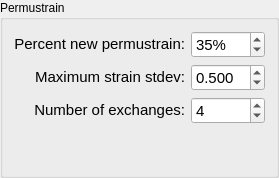
    <widget class="QGroupBox" name="groupBox_7">
     <property name="title">
      <string>Permustrain</string>
     </property>
     <layout class="QGridLayout" name="gridLayout">
      <item row="0" column="0">
       <widget class="QLabel" name="label_31">
        <property name="sizePolicy">
         <sizepolicy hsizetype="Preferred" vsizetype="Fixed">
          <horstretch>0</horstretch>
          <verstretch>0</verstretch>
         </sizepolicy>
        </property>
        <property name="font">
         <font>
          <pointsize>11</pointsize>
         </font>
        </property>
        <property name="toolTip">
         <string>Percentage of offspring structures that will be generated from the permutation operator.

The permutation operator will swap two atoms of different type within a single parent. Set to zero if there is only one atom type in the cell!

Default: 5%</string>
        </property>
        <property name="text">
         <string>Percent new permustrain:</string>
        </property>
        <property name="alignment">
         <set>Qt::AlignRight|Qt::AlignTrailing|Qt::AlignVCenter</set>
        </property>
        <property name="buddy">
         <cstring>spin_p_perm</cstring>
        </property>
       </widget>
      </item>
      <item row="0" column="1">
       <widget class="QSpinBox" name="spin_p_perm">
        <property name="sizePolicy">
         <sizepolicy hsizetype="Minimum" vsizetype="Fixed">
          <horstretch>0</horstretch>
          <verstretch>0</verstretch>
         </sizepolicy>
        </property>
        <property name="minimumSize">
         <size>
          <width>0</width>
          <height>21</height>
         </size>
        </property>
        <property name="font">
         <font>
          <pointsize>11</pointsize>
         </font>
        </property>
        <property name="toolTip">
         <string>Percentage of offspring structures that will be generated from the permustrain operator.

Set to zero if there is only one atom type in the cell!

Default: 35%</string>
        </property>
        <property name="suffix">
         <string>%</string>
        </property>
        <property name="maximum">
         <number>100</number>
        </property>
        <property name="value">
         <number>35</number>
        </property>
       </widget>
      </item>
      <item row="1" column="0">
       <widget class="QLabel" name="label_5">
        <property name="sizePolicy">
         <sizepolicy hsizetype="Preferred" vsizetype="Fixed">
          <horstretch>0</horstretch>
          <verstretch>0</verstretch>
         </sizepolicy>
        </property>
        <property name="font">
         <font>
          <pointsize>11</pointsize>
         </font>
        </property>
        <property name="text">
         <string>Maximum strain stdev:</string>
        </property>
        <property name="alignment">
         <set>Qt::AlignRight|Qt::AlignTrailing|Qt::AlignVCenter</set>
        </property>
        <property name="buddy">
         <cstring>spin_perm_strainStdev_max</cstring>
        </property>
       </widget>
      </item>
      <item row="1" column="1">
       <widget class="QDoubleSpinBox" name="spin_perm_strainStdev_max">
        <property name="sizePolicy">
         <sizepolicy hsizetype="Minimum" vsizetype="Fixed">
          <horstretch>0</horstretch>
          <verstretch>0</verstretch>
         </sizepolicy>
        </property>
        <property name="minimumSize">
         <size>
          <width>0</width>
          <height>21</height>
         </size>
        </property>
        <property name="font">
         <font>
          <pointsize>11</pointsize>
         </font>
        </property>
        <property name="toolTip">
         <string>Maximum standard deviation for the random elements in the strain matrix.

See publication for details.

Default: 0.5</string>
        </property>
        <property name="decimals">
         <number>3</number>
        </property>
        <property name="value">
         <double>0.500000000000000</double>
        </property>
       </widget>
      </item>
      <item row="2" column="0">
       <widget class="QLabel" name="label_30">
        <property name="sizePolicy">
         <sizepolicy hsizetype="Preferred" vsizetype="Fixed">
          <horstretch>0</horstretch>
          <verstretch>0</verstretch>
         </sizepolicy>
        </property>
        <property name="font">
         <font>
          <pointsize>11</pointsize>
         </font>
        </property>
        <property name="toolTip">
         <string>Number of separate swaps in the permutation operator.

Default: 3</string>
        </property>
        <property name="text">
         <string>Number of exchanges:</string>
        </property>
        <property name="alignment">
         <set>Qt::AlignRight|Qt::AlignTrailing|Qt::AlignVCenter</set>
        </property>
        <property name="buddy">
         <cstring>spin_perm_ex</cstring>
        </property>
       </widget>
      </item>
      <item row="2" column="1">
       <widget class="QSpinBox" name="spin_perm_ex">
        <property name="sizePolicy">
         <sizepolicy hsizetype="Minimum" vsizetype="Fixed">
          <horstretch>0</horstretch>
          <verstretch>0</verstretch>
         </sizepolicy>
        </property>
        <property name="minimumSize">
         <size>
          <width>0</width>
          <height>21</height>
         </size>
        </property>
        <property name="font">
         <font>
          <pointsize>11</pointsize>
         </font>
        </property>
        <property name="toolTip">
         <string>Number of separate swaps in the permutation operator.

Default: 4</string>
        </property>
        <property name="maximum">
         <number>100</number>
        </property>
        <property name="value">
         <number>4</number>
        </property>
       </widget>
      </item>
      <item row="3" column="0">
       <spacer name="verticalSpacer_5">
        <property name="orientation">
         <enum>Qt::Vertical</enum>
        </property>
        <property name="sizeHint" stdset="0">
         <size>
          <width>20</width>
          <height>40</height>
         </size>
        </property>
       </spacer>
      </item>
     </layout>
    </widget>
